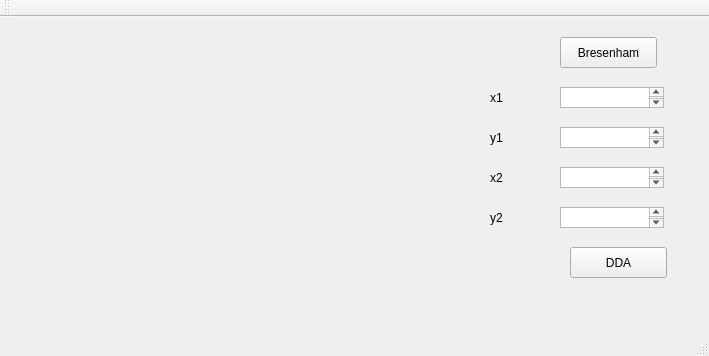
<?xml version="1.0" encoding="UTF-8"?>
<ui version="4.0">
 <class>MainWindow</class>
 <widget class="QMainWindow" name="MainWindow">
  <property name="geometry">
   <rect>
    <x>0</x>
    <y>0</y>
    <width>709</width>
    <height>356</height>
   </rect>
  </property>
  <property name="windowTitle">
   <string>MainWindow</string>
  </property>
  <widget class="QWidget" name="centralWidget">
   <widget class="QPushButton" name="pushButton">
    <property name="geometry">
     <rect>
      <x>570</x>
      <y>230</y>
      <width>97</width>
      <height>31</height>
     </rect>
    </property>
    <property name="text">
     <string>DDA</string>
    </property>
   </widget>
   <widget class="QLabel" name="label">
    <property name="geometry">
     <rect>
      <x>490</x>
      <y>70</y>
      <width>65</width>
      <height>21</height>
     </rect>
    </property>
    <property name="text">
     <string>x1</string>
    </property>
   </widget>
   <widget class="QLabel" name="label_2">
    <property name="geometry">
     <rect>
      <x>490</x>
      <y>150</y>
      <width>65</width>
      <height>21</height>
     </rect>
    </property>
    <property name="text">
     <string>x2</string>
    </property>
   </widget>
   <widget class="QLabel" name="label_3">
    <property name="geometry">
     <rect>
      <x>490</x>
      <y>110</y>
      <width>65</width>
      <height>21</height>
     </rect>
    </property>
    <property name="text">
     <string>y1</string>
    </property>
   </widget>
   <widget class="QLabel" name="label_4">
    <property name="geometry">
     <rect>
      <x>490</x>
      <y>190</y>
      <width>65</width>
      <height>21</height>
     </rect>
    </property>
    <property name="text">
     <string>y2</string>
    </property>
   </widget>
   <widget class="QTextEdit" name="textEdit">
    <property name="geometry">
     <rect>
      <x>560</x>
      <y>150</y>
      <width>104</width>
      <height>21</height>
     </rect>
    </property>
   </widget>
   <widget class="QTextEdit" name="textEdit_2">
    <property name="geometry">
     <rect>
      <x>560</x>
      <y>110</y>
      <width>104</width>
      <height>21</height>
     </rect>
    </property>
   </widget>
   <widget class="QTextEdit" name="textEdit_3">
    <property name="geometry">
     <rect>
      <x>560</x>
      <y>190</y>
      <width>104</width>
      <height>21</height>
     </rect>
    </property>
   </widget>
   <widget class="QLabel" name="label_5">
    <property name="geometry">
     <rect>
      <x>20</x>
      <y>20</y>
      <width>350</width>
      <height>350</height>
     </rect>
    </property>
    <property name="text">
     <string/>
    </property>
   </widget>
   <widget class="QTextEdit" name="textEdit_4">
    <property name="geometry">
     <rect>
      <x>560</x>
      <y>70</y>
      <width>104</width>
      <height>21</height>
     </rect>
    </property>
   </widget>
   <widget class="QPushButton" name="pushButton_2">
    <property name="geometry">
     <rect>
      <x>560</x>
      <y>20</y>
      <width>97</width>
      <height>31</height>
     </rect>
    </property>
    <property name="text">
     <string>Bresenham</string>
    </property>
   </widget>
  </widget>
  <widget class="QMenuBar" name="menuBar">
   <property name="geometry">
    <rect>
     <x>0</x>
     <y>0</y>
     <width>709</width>
     <height>27</height>
    </rect>
   </property>
  </widget>
  <widget class="QToolBar" name="mainToolBar">
   <attribute name="toolBarArea">
    <enum>TopToolBarArea</enum>
   </attribute>
   <attribute name="toolBarBreak">
    <bool>false</bool>
   </attribute>
  </widget>
  <widget class="QStatusBar" name="statusBar"/>
 </widget>
 <layoutdefault spacing="6" margin="11"/>
 <resources/>
 <connections/>
</ui>
